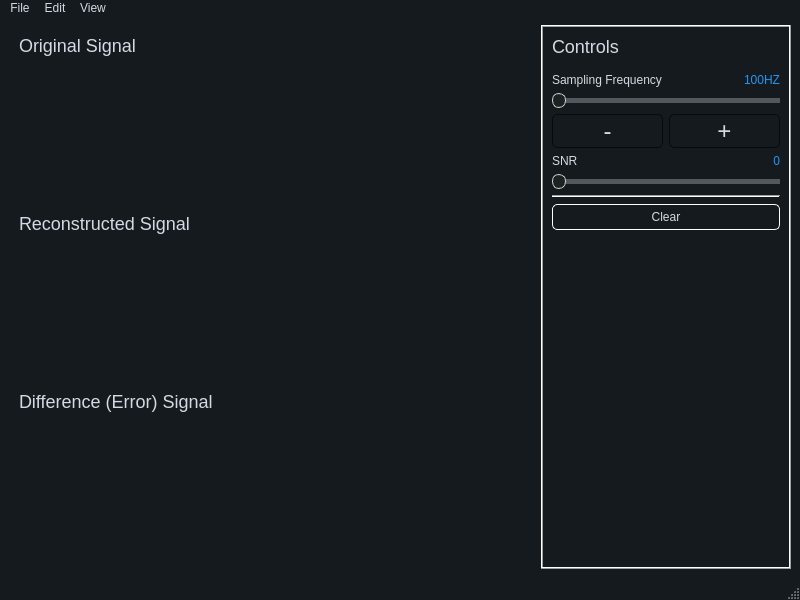
<?xml version="1.0" encoding="UTF-8"?>
<ui version="4.0">
 <class>MainWindow</class>
 <widget class="QMainWindow" name="MainWindow">
  <property name="geometry">
   <rect>
    <x>0</x>
    <y>0</y>
    <width>800</width>
    <height>600</height>
   </rect>
  </property>
  <property name="windowTitle">
   <string>MainWindow</string>
  </property>
  <property name="styleSheet">
   <string notr="true">QMainWindow {
	background-color:#151a1e;
}
QCalendar {
	background-color: #151a1e;
}
QInputDialog, QDialog {
	background-color:#151a1e;
}
QTextEdit {
	border-width: 1px;
	border-style: solid;
	border-color: #4fa08b;
	background-color: #222b2e;
	color: #d3dae3;
}
QFrame {
	border-color: gray;  /* Set the border properties for the QFrame */
}
QPlainTextEdit {
	border-width: 1px;
	border-style: solid;
	border-color: #4fa08b;
	background-color: #222b2e;
	color: #d3dae3;
}
QToolButton {
	border-style: solid;
	border-top-color: qlineargradient(spread:pad, x1:0.5, y1:1, x2:0.5, y2:0, stop:0 rgb(215, 215, 215), stop:1 rgb(222, 222, 222));
	border-right-color: qlineargradient(spread:pad, x1:0, y1:0.5, x2:1, y2:0.5, stop:0 rgb(217, 217, 217), stop:1 rgb(227, 227, 227));
	border-left-color: qlineargradient(spread:pad, x1:0, y1:0.5, x2:1, y2:0.5, stop:0 rgb(227, 227, 227), stop:1 rgb(217, 217, 217));
	border-bottom-color: qlineargradient(spread:pad, x1:0.5, y1:1, x2:0.5, y2:0, stop:0 rgb(215, 215, 215), stop:1 rgb(222, 222, 222));
	border-width: 1px;
	border-radius: 5px;
	color: #d3dae3;
	padding: 2px;
	background-color: rgb(255,255,255);
}
QToolButton:hover{
	border-style: solid;
	border-top-color: qlineargradient(spread:pad, x1:0.5, y1:1, x2:0.5, y2:0, stop:0 rgb(195, 195, 195), stop:1 rgb(222, 222, 222));
	border-right-color: qlineargradient(spread:pad, x1:0, y1:0.5, x2:1, y2:0.5, stop:0 rgb(197, 197, 197), stop:1 rgb(227, 227, 227));
	border-left-color: qlineargradient(spread:pad, x1:0, y1:0.5, x2:1, y2:0.5, stop:0 rgb(227, 227, 227), stop:1 rgb(197, 197, 197));
	border-bottom-color: qlineargradient(spread:pad, x1:0.5, y1:1, x2:0.5, y2:0, stop:0 rgb(195, 195, 195), stop:1 rgb(222, 222, 222));
	border-width: 1px;
	border-radius: 5px;
	color: rgb(0,0,0);
	padding: 2px;
	background-color: rgb(255,255,255);
}
QToolButton:pressed{
	border-style: solid;
	border-top-color: qlineargradient(spread:pad, x1:0.5, y1:1, x2:0.5, y2:0, stop:0 rgb(215, 215, 215), stop:1 rgb(222, 222, 222));
	border-right-color: qlineargradient(spread:pad, x1:0, y1:0.5, x2:1, y2:0.5, stop:0 rgb(217, 217, 217), stop:1 rgb(227, 227, 227));
	border-left-color: qlineargradient(spread:pad, x1:0, y1:0.5, x2:1, y2:0.5, stop:0 rgb(227, 227, 227), stop:1 rgb(217, 217, 217));
	border-bottom-color: qlineargradient(spread:pad, x1:0.5, y1:1, x2:0.5, y2:0, stop:0 rgb(215, 215, 215), stop:1 rgb(222, 222, 222));
	border-width: 1px;
	border-radius: 5px;
	color: rgb(0,0,0);
	padding: 2px;
	background-color: rgb(142,142,142);
}
QPushButton{
	border-style: solid;
	border-color: #050a0e;
	border-width: 1px;
	border-radius: 5px;
	color: #d3dae3;
	padding: 2px;
	background-color: #151a1e;
}
QPushButton::default{
	border-style: solid;
	border-color: #050a0e;
	border-width: 1px;
	border-radius: 5px;
	color: #FFFFFF;
	padding: 2px;
	background-color: #151a1e;;
}
QPushButton:hover{
	border-style: solid;
	border-color: #050a0e;
	border-width: 1px;
	border-radius: 5px;
	color: #d3dae3;
	padding: 2px;
	background-color: #1c1f1f;
}
QPushButton:pressed{
	border-style: solid;
	border-color: #050a0e;
	border-width: 1px;
	border-radius: 5px;
	color: #d3dae3;
	padding: 2px;
	background-color: #2c2f2f;
}
QPushButton:disabled{
	border-style: solid;
	border-top-color: qlineargradient(spread:pad, x1:0.5, y1:1, x2:0.5, y2:0, stop:0 rgb(215, 215, 215), stop:1 rgb(222, 222, 222));
	border-right-color: qlineargradient(spread:pad, x1:0, y1:0.5, x2:1, y2:0.5, stop:0 rgb(217, 217, 217), stop:1 rgb(227, 227, 227));
	border-left-color: qlineargradient(spread:pad, x1:0, y1:0.5, x2:1, y2:0.5, stop:0 rgb(227, 227, 227), stop:1 rgb(217, 217, 217));
	border-bottom-color: qlineargradient(spread:pad, x1:0.5, y1:1, x2:0.5, y2:0, stop:0 rgb(215, 215, 215), stop:1 rgb(222, 222, 222));
	border-width: 1px;
	border-radius: 5px;
	color: #808086;
	padding: 2px;
	background-color: rgb(142,142,142);
}
QLineEdit {
	border-width: 1px;
	border-style: solid;
	border-color: #4fa08b;
	background-color: #222b2e;
	color: #d3dae3;
}
QLabel {
    font-size: 18px;
    font-weight: medium;
   	color: #d3dae3;
}
QLCDNumber {
	color: #4d9b87;
}
QProgressBar {
	text-align: center;
	color: #d3dae3;
	border-radius: 10px;
	border-color: transparent;
	border-style: solid;
	background-color: #52595d;
}
QProgressBar::chunk {
	background-color: #214037	;
	border-radius: 10px;
}
QMenuBar {
	background-color: #151a1e;
}
QMenuBar::item {
	color: #d3dae3;
  	spacing: 3px;
  	padding: 1px 4px;
	background-color: #151a1e;
}

QMenuBar::item:selected {
  	background-color: #252a2e;
	color: #FFFFFF;
}
QMenu {
	background-color: #151a1e;
}
QMenu::item:selected {
	background-color: #252a2e;
	color: #FFFFFF;
}
QMenu::item {
	color: #d3dae3;
	background-color: #151a1e;
}
QTabWidget {
	color:rgb(0,0,0);
	background-color:#000000;
}
QTabWidget::pane {
		border-color: #050a0e;
		background-color: #1e282c;
		border-style: solid;
		border-width: 1px;
    	border-bottom-left-radius: 4px;
		border-bottom-right-radius: 4px;
}
QTabBar::tab:first {
	border-style: solid;
	border-left-width:1px;
	border-right-width:0px;
	border-top-width:1px;
	border-bottom-width:0px;
	border-top-color: #050a0e;
	border-left-color: #050a0e;
	border-bottom-color: #050a0e;
	border-top-left-radius: 4px;
	color: #d3dae3;
	padding: 3px;
	margin-left:0px;
	background-color: #151a1e;
}
QTabBar::tab:last {
	border-style: solid;
	border-top-width:1px;
	border-left-width:1px;
	border-right-width:1px;
	border-bottom-width:0px;
	border-color: #050a0e;
	border-top-right-radius: 4px;
	color: #d3dae3;
	padding: 3px;
	margin-left:0px;
	background-color: #151a1e;
}
QTabBar::tab {
	border-style: solid;
	border-top-width:1px;
	border-bottom-width:0px;
	border-left-width:1px;
	border-top-color: #050a0e;
	border-left-color: #050a0e;
	border-bottom-color: #050a0e;
	color: #d3dae3;
	padding: 3px;
	margin-left:0px;
	background-color: #151a1e;
}
QTabBar::tab:selected, QTabBar::tab:last:selected, QTabBar::tab:hover {
  	border-style: solid;
  	border-left-width:1px;
	border-bottom-width:0px;
	border-right-color: transparent;
	border-top-color: #050a0e;
	border-left-color: #050a0e;
	border-bottom-color: #050a0e;
	color: #FFFFFF;
	padding: 3px;
	margin-left:0px;
	background-color: #1e282c;
}

QTabBar::tab:selected, QTabBar::tab:first:selected, QTabBar::tab:hover {
  	border-style: solid;
  	border-left-width:1px;
  	border-bottom-width:0px;
  	border-top-width:1px;
	border-right-color: transparent;
	border-top-color: #050a0e;
	border-left-color: #050a0e;
	border-bottom-color: #050a0e;
	color: #FFFFFF;
	padding: 3px;
	margin-left:0px;
	background-color: #1e282c;
}

QCheckBox {
	color: #d3dae3;
	padding: 2px;
}
QCheckBox:disabled {
	color: #808086;
	padding: 2px;
}

QCheckBox:hover {
	border-radius:4px;
	border-style:solid;
	padding-left: 1px;
	padding-right: 1px;
	padding-bottom: 1px;
	padding-top: 1px;
	border-width:1px;
	border-color: transparent;
}
QCheckBox::indicator:checked {

	height: 10px;
	width: 10px;
	border-style:solid;
	border-width: 1px;
	border-color: #4fa08b;
	color: #000000;
	background-color: qradialgradient(cx:0.4, cy:0.4, radius: 1.5,fx:0, fy:0, stop:0 #1e282c, stop:0.3 #1e282c, stop:0.4 #4fa08b, stop:0.5 #1e282c, stop:1 #1e282c);
}
QCheckBox::indicator:unchecked {

	height: 10px;
	width: 10px;
	border-style:solid;
	border-width: 1px;
	border-color: #4fa08b;
	color: #000000;
}
QRadioButton {
	color: #d3dae3;
	padding: 1px;
}
QRadioButton::indicator:checked {
	height: 10px;
	width: 10px;
	border-style:solid;
	border-radius:5px;
	border-width: 1px;
	border-color: #4fa08b;
	color: #a9b7c6;
	background-color: qradialgradient(cx:0.5, cy:0.5, radius:0.4,fx:0.5, fy:0.5, stop:0 #4fa08b, stop:1 #1e282c);
}
QRadioButton::indicator:!checked {
	height: 10px;
	width: 10px;
	border-style:solid;
	border-radius:5px;
	border-width: 1px;
	border-color: #4fa08b;
	color: #a9b7c6;
	background-color: transparent;
}
QStatusBar {
	color:#027f7f;
}
QSpinBox {
	color: #d3dae3;
	background-color: #222b2e;
	border-width: 1px;
	border-style: solid;
	border-color: #4fa08b;
}
QDoubleSpinBox {
	color: #d3dae3;
	background-color: #222b2e;
	border-width: 1px;
	border-style: solid;
	border-color: #4fa08b;
}
QTimeEdit {
	color: #d3dae3;
	background-color: #222b2e;
	border-width: 1px;
	border-style: solid;
	border-color: #4fa08b;
}
QDateTimeEdit {
	color: #d3dae3;
	background-color: #222b2e;
	border-width: 1px;
	border-style: solid;
	border-color: #4fa08b;
}
QDateEdit {
	color: #d3dae3;
	background-color: #222b2e;
	border-width: 1px;
	border-style: solid;
	border-color: #4fa08b;
}
QFontComboBox {
	color: #d3dae3;
	background-color: #222b2e;
	border-width: 1px;
	border-style: solid;
	border-color: #4fa08b;
}
QComboBox {
	color: #d3dae3;
	background-color: #222b2e;
	border-width: 1px;
	border-style: solid;
	border-color: #4fa08b;
}

QDial {
	background: #16a085;
}

QToolBox {
	color: #a9b7c6;
	background-color: #222b2e;
}
QToolBox::tab {
	color: #a9b7c6;
	background-color:#222b2e;
}
QToolBox::tab:selected {
	color: #FFFFFF;
	background-color:#222b2e;
}
QScrollArea {
	color: #FFFFFF;
	background-color:#222b2e;
}
QSlider::groove:horizontal {
	height: 5px;
	background-color: #52595d;
}
QSlider::groove:vertical {
	width: 5px;
	background-color: #52595d;
}
QSlider::handle:horizontal {
	background: #1a2224;
	border-style: solid;
	border-width: 1px;
	border-color: rgb(207,207,207);
	width: 12px;
	margin: -5px 0;
	border-radius: 7px;
}
QSlider::handle:vertical {
	background: #1a2224;
	border-style: solid;
	border-width: 1px;
	border-color: rgb(207,207,207);
	height: 12px;
	margin: 0 -5px;
	border-radius: 7px;
}
QSlider::add-page:horizontal {
    background: #52595d;
}
QSlider::add-page:vertical {
    background: #52595d;
}
QSlider::sub-page:horizontal {
    background-color: #15433a;
}
QSlider::sub-page:vertical {
    background-color: #15433a;
}
QScrollBar:horizontal {
	max-height: 10px;
	border: 1px transparent grey;
	margin: 0px 20px 0px 20px;
	background: transparent;
}
QScrollBar:vertical {
	max-width: 10px;
	border: 1px transparent grey;
	margin: 20px 0px 20px 0px;
	background: transparent;
}
QScrollBar::handle:horizontal {
	background: #52595d;
	border-style: transparent;
	border-radius: 4px;
	min-width: 25px;
}
QListWidget {
    background-color: black;
    color: white; /* Set text color to white for better visibility */
}</string>
  </property>
  <widget class="QWidget" name="centralwidget">
   <layout class="QHBoxLayout" name="horizontalLayout">
    <item>
     <layout class="QVBoxLayout" name="verticalLayout_5">
      <property name="spacing">
       <number>10</number>
      </property>
      <property name="leftMargin">
       <number>10</number>
      </property>
      <property name="topMargin">
       <number>10</number>
      </property>
      <property name="rightMargin">
       <number>10</number>
      </property>
      <property name="bottomMargin">
       <number>10</number>
      </property>
      <item>
       <layout class="QVBoxLayout" name="verticalLayout">
        <item>
         <widget class="QLabel" name="label">
          <property name="sizePolicy">
           <sizepolicy hsizetype="Preferred" vsizetype="Fixed">
            <horstretch>0</horstretch>
            <verstretch>0</verstretch>
           </sizepolicy>
          </property>
          <property name="styleSheet">
           <string notr="true"/>
          </property>
          <property name="text">
           <string>Original Signal</string>
          </property>
         </widget>
        </item>
        <item>
         <widget class="PlotWidget" name="original_signal_graph" native="true"/>
        </item>
       </layout>
      </item>
      <item>
       <layout class="QVBoxLayout" name="verticalLayout_2">
        <item>
         <widget class="QLabel" name="label_2">
          <property name="sizePolicy">
           <sizepolicy hsizetype="Preferred" vsizetype="Fixed">
            <horstretch>0</horstretch>
            <verstretch>0</verstretch>
           </sizepolicy>
          </property>
          <property name="styleSheet">
           <string notr="true"/>
          </property>
          <property name="text">
           <string>Reconstructed Signal</string>
          </property>
         </widget>
        </item>
        <item>
         <widget class="PlotWidget" name="reconstructed_signal_graph" native="true"/>
        </item>
       </layout>
      </item>
      <item>
       <layout class="QVBoxLayout" name="verticalLayout_3">
        <item>
         <widget class="QLabel" name="label_3">
          <property name="sizePolicy">
           <sizepolicy hsizetype="Preferred" vsizetype="Fixed">
            <horstretch>0</horstretch>
            <verstretch>0</verstretch>
           </sizepolicy>
          </property>
          <property name="styleSheet">
           <string notr="true"/>
          </property>
          <property name="text">
           <string>Difference (Error) Signal</string>
          </property>
         </widget>
        </item>
        <item>
         <widget class="PlotWidget" name="error_signal_graph" native="true"/>
        </item>
       </layout>
      </item>
     </layout>
    </item>
    <item>
     <widget class="QFrame" name="frame">
      <property name="sizePolicy">
       <sizepolicy hsizetype="Expanding" vsizetype="Preferred">
        <horstretch>0</horstretch>
        <verstretch>0</verstretch>
       </sizepolicy>
      </property>
      <property name="maximumSize">
       <size>
        <width>250</width>
        <height>16777215</height>
       </size>
      </property>
      <property name="autoFillBackground">
       <bool>false</bool>
      </property>
      <property name="styleSheet">
       <string notr="true"/>
      </property>
      <property name="frameShape">
       <enum>QFrame::Box</enum>
      </property>
      <property name="frameShadow">
       <enum>QFrame::Raised</enum>
      </property>
      <property name="lineWidth">
       <number>1</number>
      </property>
      <layout class="QVBoxLayout" name="verticalLayout_4">
       <item>
        <widget class="QLabel" name="label_4">
         <property name="text">
          <string>Controls</string>
         </property>
        </widget>
       </item>
       <item>
        <spacer name="verticalSpacer_2">
         <property name="orientation">
          <enum>Qt::Vertical</enum>
         </property>
         <property name="sizeType">
          <enum>QSizePolicy::Fixed</enum>
         </property>
         <property name="sizeHint" stdset="0">
          <size>
           <width>20</width>
           <height>10</height>
          </size>
         </property>
        </spacer>
       </item>
       <item>
        <layout class="QHBoxLayout" name="horizontalLayout_3">
         <item>
          <widget class="QLabel" name="label_5">
           <property name="styleSheet">
            <string notr="true">font-size: 12px;</string>
           </property>
           <property name="text">
            <string>Sampling Frequency</string>
           </property>
          </widget>
         </item>
         <item>
          <widget class="QLabel" name="sampling_freq_label">
           <property name="styleSheet">
            <string notr="true">font-size: 12px;
text-align: right;
color:  #2196F3;</string>
           </property>
           <property name="text">
            <string>100HZ</string>
           </property>
           <property name="alignment">
            <set>Qt::AlignRight|Qt::AlignTrailing|Qt::AlignVCenter</set>
           </property>
          </widget>
         </item>
        </layout>
       </item>
       <item>
        <widget class="QSlider" name="sampling_freq_slider">
         <property name="orientation">
          <enum>Qt::Horizontal</enum>
         </property>
        </widget>
       </item>
       <item>
        <layout class="QHBoxLayout" name="horizontalLayout_5">
         <item>
          <widget class="QPushButton" name="freq_minus_button">
           <property name="font">
            <font>
             <pointsize>18</pointsize>
            </font>
           </property>
           <property name="text">
            <string>-</string>
           </property>
          </widget>
         </item>
         <item>
          <widget class="QPushButton" name="freq_plus_button">
           <property name="font">
            <font>
             <pointsize>18</pointsize>
            </font>
           </property>
           <property name="text">
            <string>+</string>
           </property>
          </widget>
         </item>
        </layout>
       </item>
       <item>
        <layout class="QHBoxLayout" name="horizontalLayout_4">
         <item>
          <widget class="QLabel" name="label_6">
           <property name="styleSheet">
            <string notr="true">font-size: 12px;</string>
           </property>
           <property name="text">
            <string>SNR</string>
           </property>
          </widget>
         </item>
         <item>
          <widget class="QLabel" name="snr_label">
           <property name="styleSheet">
            <string notr="true">font-size: 12px;
text-align: right;
color:  #2196F3;</string>
           </property>
           <property name="text">
            <string>0</string>
           </property>
           <property name="alignment">
            <set>Qt::AlignRight|Qt::AlignTrailing|Qt::AlignVCenter</set>
           </property>
          </widget>
         </item>
        </layout>
       </item>
       <item>
        <widget class="QSlider" name="snr_slider">
         <property name="orientation">
          <enum>Qt::Horizontal</enum>
         </property>
        </widget>
       </item>
       <item>
        <widget class="Line" name="line">
         <property name="orientation">
          <enum>Qt::Horizontal</enum>
         </property>
        </widget>
       </item>
       <item>
        <widget class="QPushButton" name="clear_button">
         <property name="autoFillBackground">
          <bool>false</bool>
         </property>
         <property name="styleSheet">
          <string notr="true">background: none;
border-color: white;
padding-top: 5px;
padding-bottom: 5px;</string>
         </property>
         <property name="text">
          <string>Clear</string>
         </property>
        </widget>
       </item>
       <item>
        <spacer name="verticalSpacer">
         <property name="orientation">
          <enum>Qt::Vertical</enum>
         </property>
         <property name="sizeHint" stdset="0">
          <size>
           <width>20</width>
           <height>464</height>
          </size>
         </property>
        </spacer>
       </item>
      </layout>
     </widget>
    </item>
   </layout>
  </widget>
  <widget class="QMenuBar" name="menubar">
   <property name="geometry">
    <rect>
     <x>0</x>
     <y>0</y>
     <width>800</width>
     <height>24</height>
    </rect>
   </property>
   <widget class="QMenu" name="menuFile">
    <property name="title">
     <string>File</string>
    </property>
    <addaction name="actionOpen_Signal"/>
    <addaction name="actionComposer"/>
    <addaction name="separator"/>
    <addaction name="actionExit"/>
   </widget>
   <widget class="QMenu" name="menuEdit">
    <property name="title">
     <string>Edit</string>
    </property>
    <addaction name="actionClear_signal"/>
   </widget>
   <widget class="QMenu" name="menuView">
    <property name="title">
     <string>View</string>
    </property>
    <addaction name="actionControls_Panel"/>
   </widget>
   <addaction name="menuFile"/>
   <addaction name="menuEdit"/>
   <addaction name="menuView"/>
  </widget>
  <widget class="QStatusBar" name="statusbar"/>
  <action name="actionOpen_Signal">
   <property name="text">
    <string>Open Signal</string>
   </property>
  </action>
  <action name="actionExit">
   <property name="text">
    <string>Exit</string>
   </property>
  </action>
  <action name="actionControls_Panel">
   <property name="text">
    <string>Controls Panel</string>
   </property>
  </action>
  <action name="actionComposer">
   <property name="text">
    <string>Compose Signal</string>
   </property>
  </action>
  <action name="actionClear_Signal">
   <property name="text">
    <string>Clear Signal</string>
   </property>
  </action>
  <action name="actionClear_signal">
   <property name="text">
    <string>Clear Signal</string>
   </property>
  </action>
 </widget>
 <customwidgets>
  <customwidget>
   <class>PlotWidget</class>
   <extends>QWidget</extends>
   <header>pyqtgraph</header>
   <container>1</container>
  </customwidget>
 </customwidgets>
 <resources/>
 <connections/>
</ui>
